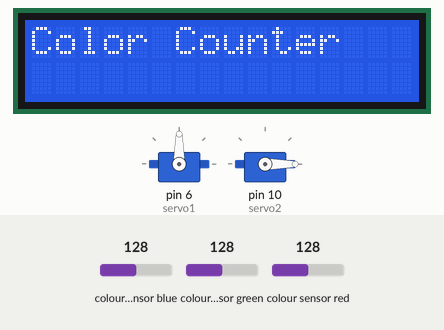
Simulated run of this sketch. Board: Arduino Uno, built with avr-gcc and run on an emulated ATmega328P. Shown: 16×2 character LCD, 2 × servo. The test bench sets the inputs (shaded band); at power-on: colour sensor blue 128, colour sensor green 128, colour sensor red 128. What the sketch prints to the serial monitor is not drawn.

Above: at 8.7 s.
8.8 s: colour sensor blue set to 136
12.9 s: colour sensor blue set to 141
At 17.0 s:
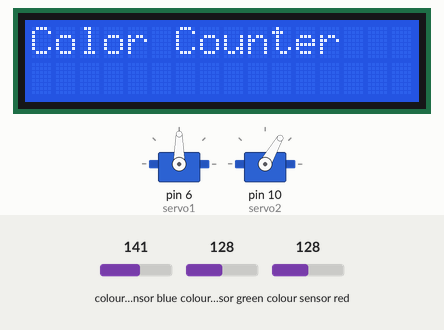
At 17.9 s:
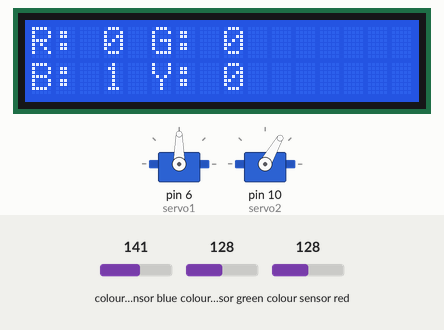
Timing chart, 0 to 19.4 s (numbered marks = the images above; inputs shaded):
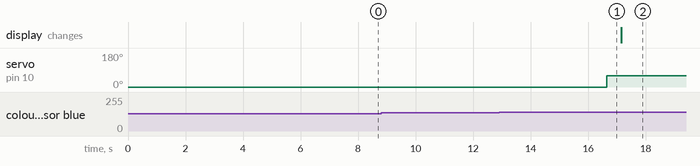

Measured:
- the behaviour switches between 138 and 139 on colour sensor blue (found by bisection; images 0 and 1)
- after the input at 8.8 s, every drawn part: stays the same
- after the input at 12.9 s, servo on pin 10 (servo2): 0° → 60° after 3.7 s

The sketch:

Jordan_Chila_Bejarano.ino
```cpp
#include <Wire.h>
#include <Adafruit_TCS34725.h>  // Include the TCS34725 library
#include <LiquidCrystal.h>      // Standard LCD library for parallel communication
#include <Servo.h>              // Include the Servo library for Servo motors

// Create objects for sensors and servo motors
Adafruit_TCS34725 tcs = Adafruit_TCS34725(TCS34725_INTEGRATIONTIME_50MS, TCS34725_GAIN_4X);  // Initialize TCS34725 sensor
Servo servo1; // Create a Servo object for the first motor
Servo servo2; // Create a Servo object for the second motor

// Baseline (calibration) values
float baselineRed = 0;
float baselineGreen = 0;
float baselineBlue = 0;

// Counters for colors
int redCounter = 0;
int greenCounter = 0;
int blueCounter = 0;
int yellowCounter = 0;

// Servo position
int servo2Position = 0; // Initial position of servo2

// Last scan time
unsigned long lastScanTime = 0;
const unsigned long scanInterval = 4500; // 5 seconds

// Initialize the LCD (Adjust the pins based on your setup)
LiquidCrystal lcd(12, 11, 5, 4, 3, 2); // RS, E, D4, D5, D6, D7 (pins for parallel LCD)

void calibrateSensor() {
  float tempRed, tempGreen, tempBlue;

  Serial.println("Calibrating sensor... Ensure the environment is dark or covered.");
  delay(2000); // Give time to set up the calibration environment

  // Take multiple readings to average the baseline
  int samples = 10;
  for (int i = 0; i < samples; i++) {
    tcs.getRGB(&tempRed, &tempGreen, &tempBlue);
    baselineRed += tempRed;
    baselineGreen += tempGreen;
    baselineBlue += tempBlue;
    delay(100); // Small delay between readings
  }

  // Calculate the average baseline values
  baselineRed /= samples;
  baselineGreen /= samples;
  baselineBlue /= samples;

  Serial.print("Calibration complete. Baseline values - ");
  Serial.print("Red: "); Serial.print(baselineRed);
  Serial.print(", Green: "); Serial.print(baselineGreen);
  Serial.print(", Blue: "); Serial.println(baselineBlue);
}

void setup() {
  Serial.begin(9600);
  while (!Serial);

  // Begin the TCS34725 sensor
  if (tcs.begin()) {
    Serial.println("Found TCS34725 sensor!");
  } else {
    Serial.println("No TCS34725 sensor found. Please check wiring.");
    while (1);  // Halt if sensor is not found
  }

  // Initialize the LCD
  lcd.begin(16, 2);  // 16 columns and 2 rows LCD
  lcd.clear();
  lcd.print("Color Counter");

  delay(1000); // Wait for a second before starting measurements

  // Perform sensor calibration
  calibrateSensor();

  // Setup for Servo 1
  servo1.attach(6); // Attach servo1 to pin 6
  servo1.write(90); // Set initial position to 90 degrees
  delay(2000); // Wait 2 seconds to stabilize

  // Setup for Servo 2
  servo2.attach(10); // Attach servo2 to pin 10
  servo2.write(servo2Position); // Set initial position to 0 degrees
  delay(1000); // Wait 1 second to stabilize
}

void loop() {
  unsigned long currentTime = millis();

  // Check if it's time to scan
  if (currentTime - lastScanTime >= scanInterval) {
    lastScanTime = currentTime; // Update the last scan time

    // Start the color reading
    float rawRed, rawGreen, rawBlue;
    tcs.getRGB(&rawRed, &rawGreen, &rawBlue);  // Get raw RGB values from the sensor

    // Adjust the raw readings by subtracting the baseline
    float red = max(0, rawRed - baselineRed);
    float green = max(0, rawGreen - baselineGreen);
    float blue = max(0, rawBlue - baselineBlue);

    // Detect significant changes and increment counters
    bool updated = false;

    if (red > 10 && green < 3 && blue < 3) {
      redCounter++;
      updated = true;
      servo2Position = 0; // Move to 30° for red
    } else if (green > 10 && red < 3 && blue < 3) {
      greenCounter++;
      updated = true;
      servo2Position = 30; // Move to 60° for green
    } else if (blue > 10 && green < 6 && red < 3) {
      blueCounter++;
      updated = true;
      servo2Position = 60; // Move to 90° for blue
    } else if (red > 3 && green > 6) {
      yellowCounter++;
      updated = true;
      servo2Position = 90; // Move to 120° for yellow
    }

    // Update the servo position if there was a color change
    if (updated) {
      servo2.write(servo2Position);
      delay(500); // Small delay for the servo to move

      // Update the LCD
      lcd.clear();
      lcd.setCursor(0, 0);  // Set cursor to the first row
      lcd.print("R: ");
      lcd.print(redCounter);
      lcd.print(" G: ");
      lcd.print(greenCounter);

      lcd.setCursor(0, 1);  // Set cursor to the second row
      lcd.print("B: ");
      lcd.print(blueCounter);
      lcd.print(" Y: ");
      lcd.print(yellowCounter);
    }

    // Print adjusted values to the serial monitor
    Serial.print("Adjusted R: "); Serial.print(red);
    Serial.print(" G: "); Serial.print(green);
    Serial.print(" B: "); Serial.println(blue);
  }
}
```
